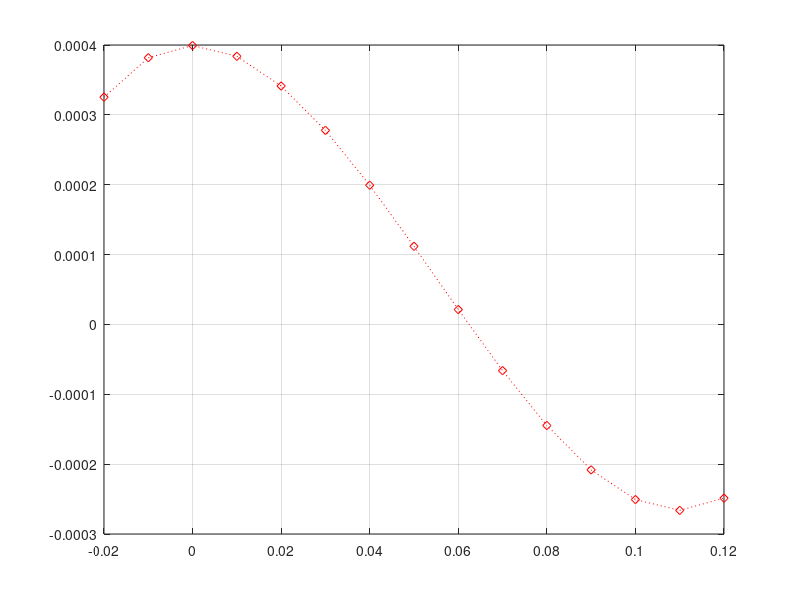

Reproduce this figure in MATLAB.
fprintf('Ejemplo de Método de Newton - Raphson\n');

fun = '-0.67665*10^(-8)*x^4-0.26689*10^(-5)*x^3+0.12748*10^(-3)*x^2-0.018507';
fun = inline(fun);

der='-2.7066*10^(-8)*x^3-8.0067*10^(-6)*x^2+0.00025496*x';
der=inline(der);

xi=10

error=0.0001

i=1;

function ea = errora(xa,xp)
ea =abs(((xa-xp)/xa)*100);
end
if (der(xi)==0)
fprintf('No es posible hallar la raiz porque su derivada es cero');
else

xn=xi-(fun(xi)/der(xi));

fprintf('___________________________________________________\n');
fprintf("%s\t %s\t\t %s\n*,'ITERACÍON','XN','ERROR ABSOLUTO   ");
fprintf('___________________________________________________\n');
while(errora(xn,xi)>error)

fprintf('%.0f\t\t',i);
fprintf('%.5f\t\t',xn);
fprintf('%.5f\t\t',errora(xn,xi));
fprintf("\n");

xi=xn;
xn=xi-(fun(xi)/der(xi));
i++;
end

fprintf('%.0f\t\t',i);
fprintf('%.5f\t\t',xn);
fprintf('%.5f\t\t',errora(xn,xi));
fprintf("\n");

fprintf("___________________________________________________\n");
fprintf("\n SOLUCIÓN - LA RAÍZ ES:  %.5f\n",xn);
end

x=-0.02:0.01:0.12;
fun= x.^3-0.165*x.^2+0.0003993;
plot(x,fun,'r:d')
grid on
